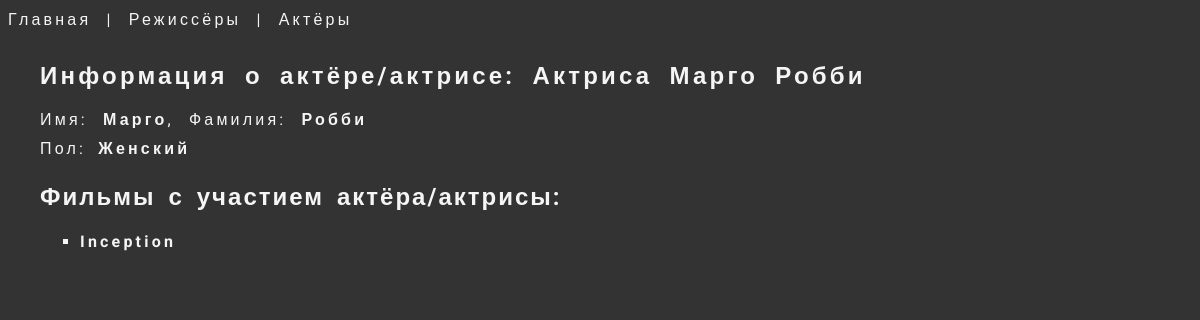
The page /actors/5 on the database as committed earlier.
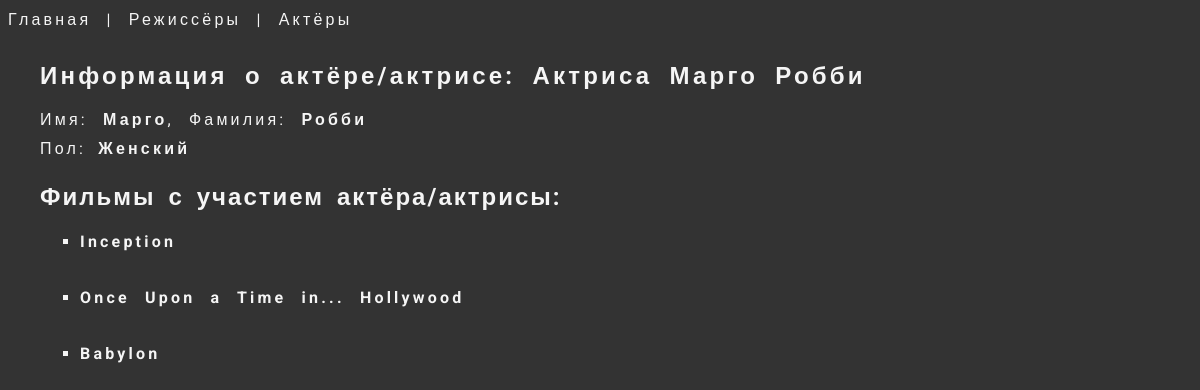
The same page on the database as committed later.
### movie_app/models.py (models this page shows, shortened)
class Movie(models.Model):
    name = models.CharField(max_length=40)
    rating = models.IntegerField()
    year = models.PositiveIntegerField(null=True)
    budget = models.PositiveIntegerField(blank=True)
    slug = models.SlugField(default='',null=False)
    director = models.ForeignKey(to='Director',on_delete=models.PROTECT, null=True,blank=True)
    actors = models.ManyToManyField(to='Actor',blank=True)
    def get_url(self):
        return reverse('about',args=[self.slug])
    def __str__(self):
        return self.name

### movie_app/views.py (the view)
# urls.py: path('actors/<int:actor_id>',views.about_actor,name='about_actor'),
def about_actor(request,actor_id):
    actor = Actor.objects.get(id=actor_id)
    if actor.gender == 'F':
        gender_visualization = 'Женский'
    else:
        gender_visualization = 'Мужской'
    context = {
        "actor": actor,
        "movies" : actor.movie_set.all(),
        'gender' : gender_visualization,
    }
    return render(request, 'movie_app/about_actor.html', context=context)

### movie_app/models.py (called while the page is built)
    def __str__(self):
        if self.gender == self.MALE:
            return f"Актёр {self.first_name} {self.second_name}"
        return f'Актриса {self.first_name} {self.second_name}'

### movie_app/templates/movie_app/about_actor.html
{% extends 'movie_app/base.html' %}
{%block content%}
<div>
 <h2>Информация о актёре/актрисе: {{actor}}</h2>
 Имя: <b>{{actor.first_name}}</b>, Фамилия: <b>{{actor.second_name}}</b>
  <p>Пол: <b>{{gender}}</b></p>
 {% if movies %}
  <p><h3>Фильмы с участием актёра/актрисы:</h3></p>
  {% for movie in movies%}
   <ul>
    <li>
     <h4><a href="{{movie.get_url}}">{{movie}}</a></h4>
    </li>
   </ul>
  {% endfor%}
 {% else %}
  <h4>К сожалению в нашей базе нет фильмов с участем актёра/актрисы 🙁🙁</h4>
 {% endif %}
</div>
{%endblock content%}

Rows that differ between the two databases and show on the page:
added Movie: name "Once Upon a Time in... Hollywood"
added Movie: name "Babylon"
